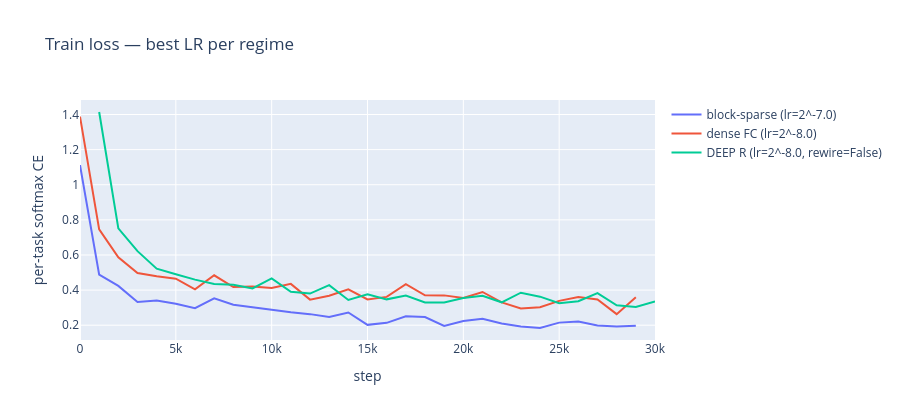
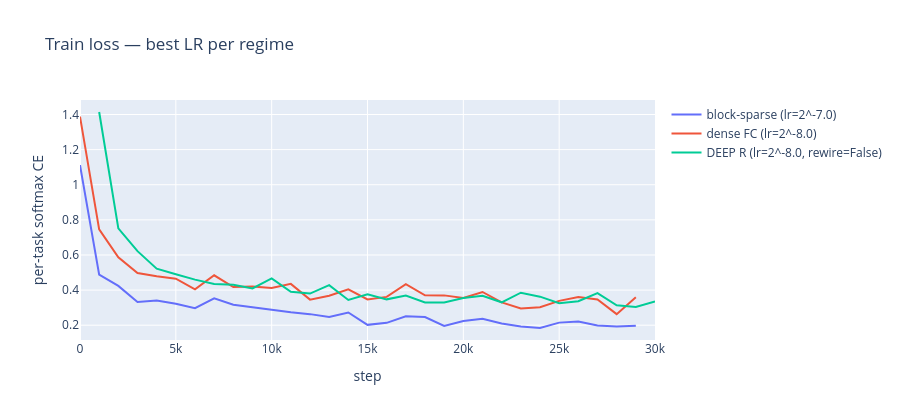

The notebook cell saved with these charts, in order:
### Markdown cell above
## Plots

### Code cell
def plot_loss_comparison():
    """Best-LR loss curves for all three regimes."""
    fig = go.Figure()
    fig.add_trace(go.Scatter(
        x=np.arange(len(best_block['avg_loss'])) * SNAPSHOT_EVERY,
        y=best_block['avg_loss'],
        mode='lines', name=f'block-sparse (lr=2^{np.log2(best_lr_block):.1f})'))
    fig.add_trace(go.Scatter(
        x=np.arange(len(best_fc['avg_loss'])) * SNAPSHOT_EVERY,
        y=best_fc['avg_loss'],
        mode='lines', name=f'dense FC (lr=2^{np.log2(best_lr_fc):.1f})'))
    fig.add_trace(go.Scatter(
        x=deep_r_snaps['step'],
        y=deep_r_snaps['avg_loss'],
        mode='lines', name=f'DEEP R (lr=2^{np.log2(DEEP_R_CONFIG["lr"]):.1f}, rewire={DEEP_R_CONFIG["rewire"]})'))
    fig.update_layout(title='Train loss — best LR per regime',
                      xaxis_title='step', yaxis_title='per-task softmax CE',
                      width=900, height=420)
    fig.show()
    return fig


plot_loss_comparison()
